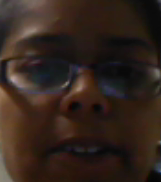
#> input picture face1.png, 161 x 182 px, found by its file name
$ python SurfMatcher.py   (Python 2 division)
#> lines starting #> are read from the running program, lines starting #| are printed output that depends on the picture
'''
Created on 10-Jul-2013

@author: Devangini
'''
import cv2
import numpy

fn1 = "E:\\python workspace\\CharlieCode\\face1.png"
fn2 = "E:\\python workspace\\CharlieCode\\face2.png"

opencv_haystack =cv2.imread(fn1)
#> opencv_haystack is the input picture: shape (182, 161, 3); mean B, G, R 28.6, 36.3, 50.7
opencv_needle =cv2.imread(fn2)
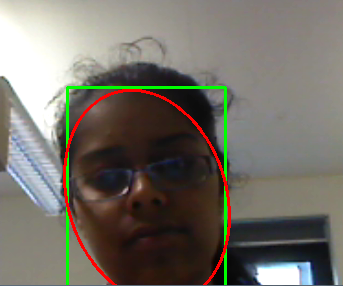
#> input picture face2.png, 343 x 286 px, found by its file name
#> opencv_needle is the input picture: shape (286, 343, 3); mean B, G, R 102.4, 111.1, 115.8

ngrey = cv2.cvtColor(opencv_needle, cv2.COLOR_BGR2GRAY)
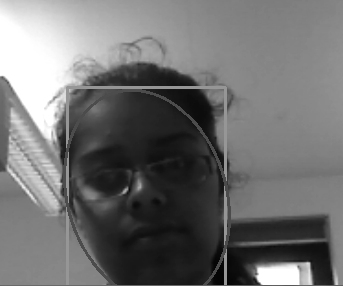
#> ngrey: shape (286, 343); min 4, max 255, mean 111.6
hgrey = cv2.cvtColor(opencv_haystack, cv2.COLOR_BGR2GRAY)
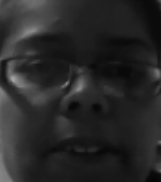
#> hgrey: shape (182, 161); min 4, max 165, mean 39.8

# build feature detector and descriptor extractor
hessian_threshold = 50#85
#> (the run stopped early here; a loop or call above may not have finished)
